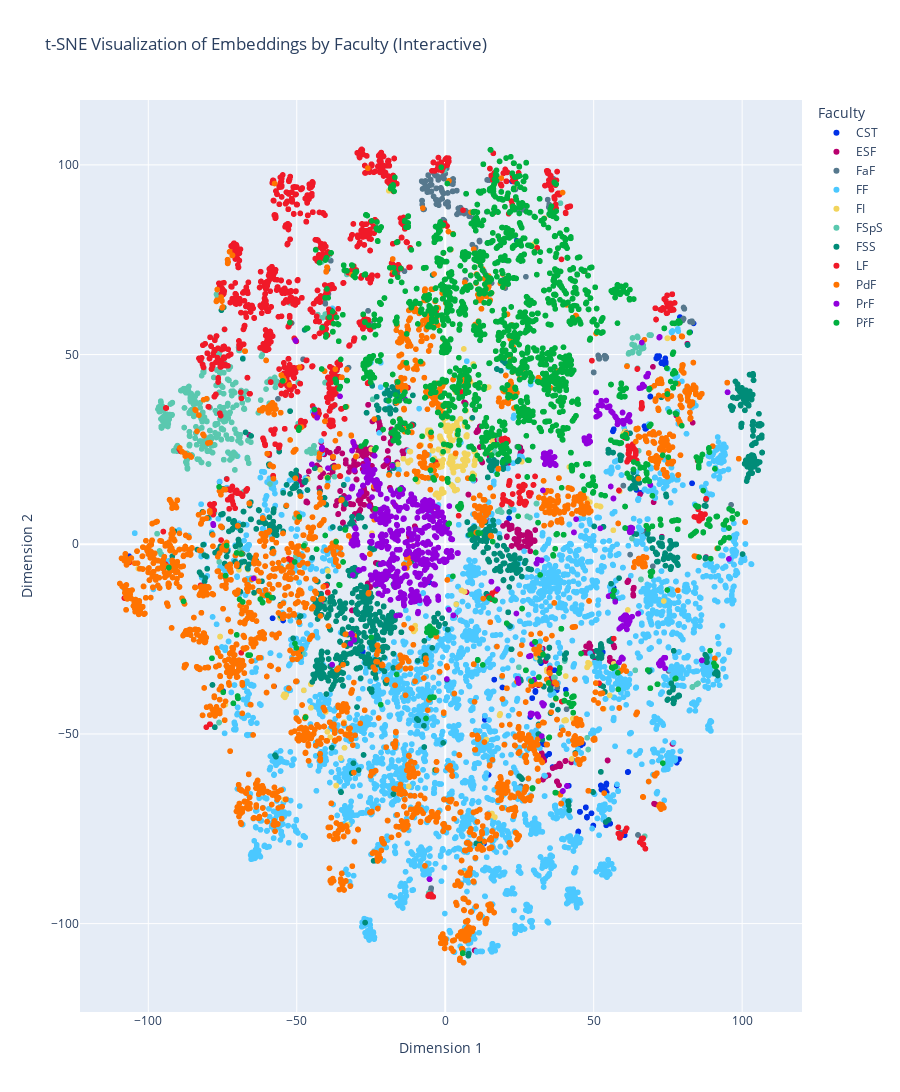

Source (notebook cell):
### Code cell
import plotly.express as px

# Convert your data to a DataFrame (assuming X_tsne and faculties still exist in scope)
df = pd.DataFrame({
    'Dimension 1': X_tsne[:, 0],
    'Dimension 2': X_tsne[:, 1],
    'Faculty': faculties,
    'Codes': codes,
    'Names': names
})

# Convert your custom_colors dict into a form that Plotly can use
# (faculty name -> color code)
color_discrete_map = {
    faculty: color
    for faculty, color in custom_colors.items()
}

# Create an interactive scatter plot
fig = px.scatter(
    df,
    x='Dimension 1',
    y='Dimension 2',
    color='Faculty',
    color_discrete_map=color_discrete_map,
    title="t-SNE Visualization of Embeddings by Faculty (Interactive)",
    height=1200,
    hover_data=['Codes', 'Names']
)

fig.show()

### Figure 1 — Plotly figure (JSON) as saved in the notebook; plotly's stock layout.template omitted (floating-point values rounded to 4 significant figures; data arrays with more than 128 entries replaced by an {"elided": "..."} marker saying what was removed)
{"data": [{"customdata": {"elided": "180x2 str values"}, "hovertemplate": "Faculty=CST<br>Dimension 1=%{x}<br>Dimension 2=%{y}<br>Codes=%{customdata[0]}<br>Names=%{customdata[1]}<extra></extra>", "legendgroup": "CST", "marker": {"color": "#0031e7", "symbol": "circle"}, "mode": "markers", "name": "CST", "showlegend": true, "type": "scattergl", "x": {"elided": "180 float values"}, "xaxis": "x", "y": {"elided": "180 float values"}, "yaxis": "y"}, {"customdata": {"elided": "688x2 str values"}, "hovertemplate": "Faculty=ESF<br>Dimension 1=%{x}<br>Dimension 2=%{y}<br>Codes=%{customdata[0]}<br>Names=%{customdata[1]}<extra></extra>", "legendgroup": "ESF", "marker": {"color": "#b9006e", "symbol": "circle"}, "mode": "markers", "name": "ESF", "showlegend": true, "type": "scattergl", "x": {"elided": "688 float values"}, "xaxis": "x", "y": {"elided": "688 float values"}, "yaxis": "y"}, {"customdata": {"elided": "357x2 str values"}, "hovertemplate": "Faculty=FaF<br>Dimension 1=%{x}<br>Dimension 2=%{y}<br>Codes=%{customdata[0]}<br>Names=%{customdata[1]}<extra></extra>", "legendgroup": "FaF", "marker": {"color": "#56788d", "symbol": "circle"}, "mode": "markers", "name": "FaF", "showlegend": true, "type": "scattergl", "x": {"elided": "357 float values"}, "xaxis": "x", "y": {"elided": "357 float values"}, "yaxis": "y"}, {"customdata": {"elided": "6165x2 str values"}, "hovertemplate": "Faculty=FF<br>Dimension 1=%{x}<br>Dimension 2=%{y}<br>Codes=%{customdata[0]}<br>Names=%{customdata[1]}<extra></extra>", "legendgroup": "FF", "marker": {"color": "#4bc8ff", "symbol": "circle"}, "mode": "markers", "name": "FF", "showlegend": true, "type": "scattergl", "x": {"elided": "6165 float values"}, "xaxis": "x", "y": {"elided": "6165 float values"}, "yaxis": "y"}, {"customdata": {"elided": "379x2 str values"}, "hovertemplate": "Faculty=FI<br>Dimension 1=%{x}<br>Dimension 2=%{y}<br>Codes=%{customdata[0]}<br>Names=%{customdata[1]}<extra></extra>", "legendgroup": "FI", "marker": {"color": "#f2d45c", "symbol": "circle"}, "mode": "markers", "name": "FI", "showlegend": true, "type": "scattergl", "x": {"elided": "379 float values"}, "xaxis": "x", "y": {"elided": "379 float values"}, "yaxis": "y"}, {"customdata": {"elided": "744x2 str values"}, "hovertemplate": "Faculty=FSpS<br>Dimension 1=%{x}<br>Dimension 2=%{y}<br>Codes=%{customdata[0]}<br>Names=%{customdata[1]}<extra></extra>", "legendgroup": "FSpS", "marker": {"color": "#5ac8af", "symbol": "circle"}, "mode": "markers", "name": "FSpS", "showlegend": true, "type": "scattergl", "x": {"elided": "744 float values"}, "xaxis": "x", "y": {"elided": "744 float values"}, "yaxis": "y"}, {"customdata": {"elided": "1678x2 str values"}, "hovertemplate": "Faculty=FSS<br>Dimension 1=%{x}<br>Dimension 2=%{y}<br>Codes=%{customdata[0]}<br>Names=%{customdata[1]}<extra></extra>", "legendgroup": "FSS", "marker": {"color": "#008c78", "symbol": "circle"}, "mode": "markers", "name": "FSS", "showlegend": true, "type": "scattergl", "x": {"elided": "1678 float values"}, "xaxis": "x", "y": {"elided": "1678 float values"}, "yaxis": "y"}, {"customdata": {"elided": "2379x2 str values"}, "hovertemplate": "Faculty=LF<br>Dimension 1=%{x}<br>Dimension 2=%{y}<br>Codes=%{customdata[0]}<br>Names=%{customdata[1]}<extra></extra>", "legendgroup": "LF", "marker": {"color": "#f01928", "symbol": "circle"}, "mode": "markers", "name": "LF", "showlegend": true, "type": "scattergl", "x": {"elided": "2379 float values"}, "xaxis": "x", "y": {"elided": "2379 float values"}, "yaxis": "y"}, {"customdata": {"elided": "4472x2 str values"}, "hovertemplate": "Faculty=PdF<br>Dimension 1=%{x}<br>Dimension 2=%{y}<br>Codes=%{customdata[0]}<br>Names=%{customdata[1]}<extra></extra>", "legendgroup": "PdF", "marker": {"color": "#ff7300", "symbol": "circle"}, "mode": "markers", "name": "PdF", "showlegend": true, "type": "scattergl", "x": {"elided": "4472 float values"}, "xaxis": "x", "y": {"elided": "4472 float values"}, "yaxis": "y"}, {"customdata": {"elided": "1209x2 str values"}, "hovertemplate": "Faculty=PrF<br>Dimension 1=%{x}<br>Dimension 2=%{y}<br>Codes=%{customdata[0]}<br>Names=%{customdata[1]}<extra></extra>", "legendgroup": "PrF", "marker": {"color": "#9100dc", "symbol": "circle"}, "mode": "markers", "name": "PrF", "showlegend": true, "type": "scattergl", "x": {"elided": "1209 float values"}, "xaxis": "x", "y": {"elided": "1209 float values"}, "yaxis": "y"}, {"customdata": {"elided": "2855x2 str values"}, "hovertemplate": "Faculty=PřF<br>Dimension 1=%{x}<br>Dimension 2=%{y}<br>Codes=%{customdata[0]}<br>Names=%{customdata[1]}<extra></extra>", "legendgroup": "PřF", "marker": {"color": "#00af3f", "symbol": "circle"}, "mode": "markers", "name": "PřF", "showlegend": true, "type": "scattergl", "x": {"elided": "2855 float values"}, "xaxis": "x", "y": {"elided": "2855 float values"}, "yaxis": "y"}], "layout": {"height": 1200, "legend": {"title": {"text": "Faculty"}, "tracegroupgap": 0}, "title": {"text": "t-SNE Visualization of Embeddings by Faculty (Interactive)"}, "xaxis": {"anchor": "y", "domain": [0, 1], "title": {"text": "Dimension 1"}}, "yaxis": {"anchor": "x", "domain": [0, 1], "title": {"text": "Dimension 2"}}}}
